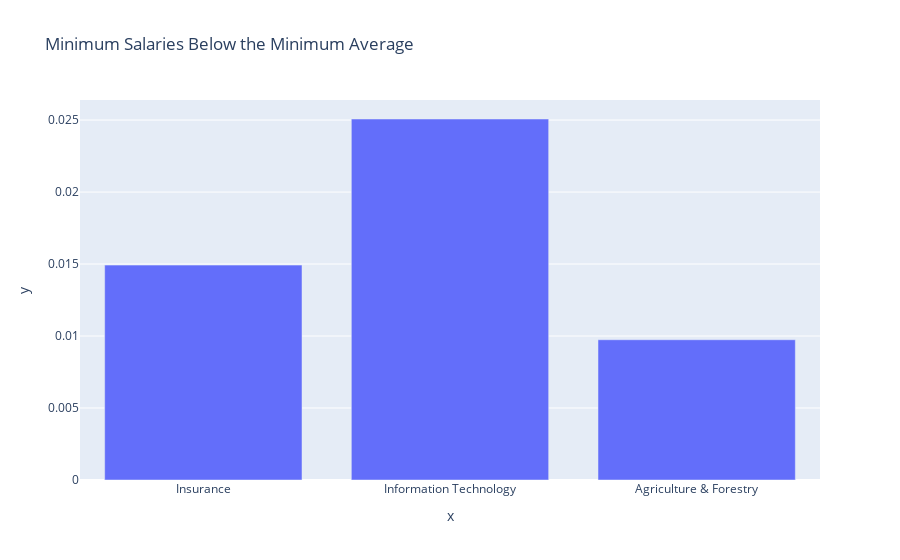

Source (notebook cell):
### Code cell
min_less_than_alpha_fig = px.bar(
    x=min_less_than_alpha.keys(), y=min_less_than_alpha.values(),
    title='Minimum Salaries Below the Minimum Average'
)
min_less_than_alpha_fig.show()

### Figure 1 — Plotly figure (JSON) as saved in the notebook; plotly's stock layout.template omitted (floating-point values rounded to 4 significant figures)
{"data": [{"alignmentgroup": "True", "hovertemplate": "x=%{x}<br>y=%{y}<extra></extra>", "legendgroup": "", "marker": {"color": "#636efa", "pattern": {"shape": ""}}, "name": "", "offsetgroup": "", "orientation": "v", "showlegend": false, "textposition": "auto", "type": "bar", "x": ["Insurance", "Information Technology", "Agriculture & Forestry"], "xaxis": "x", "y": [0.01493, 0.02507, 0.009742], "yaxis": "y"}], "layout": {"barmode": "relative", "legend": {"tracegroupgap": 0}, "title": {"text": "Minimum Salaries Below the Minimum Average"}, "xaxis": {"anchor": "y", "domain": [0, 1], "title": {"text": "x"}}, "yaxis": {"anchor": "x", "domain": [0, 1], "title": {"text": "y"}}}}
